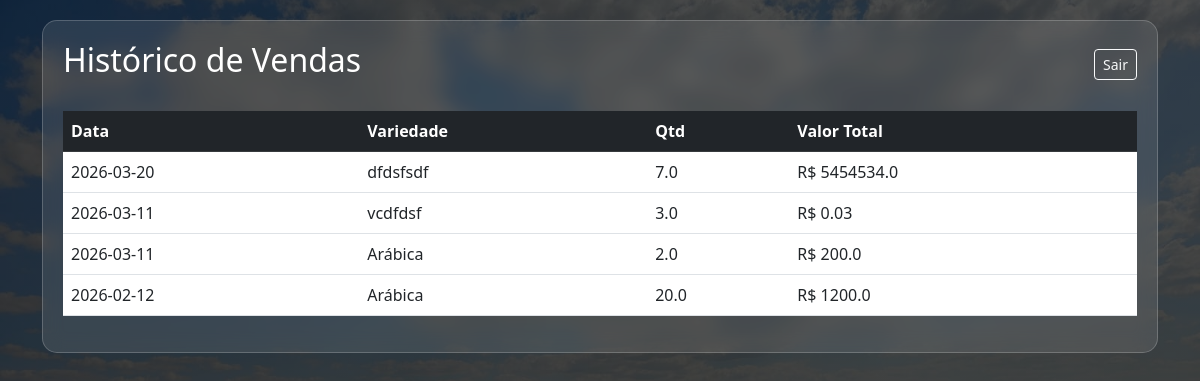
/relatorio_vendas (signed in), run on the app's committed database.
### tables this page shows
CREATE TABLE cafe (
            id INTEGER PRIMARY KEY AUTOINCREMENT,
            data TEXT,
            tipo_movimento TEXT, 
            variedade TEXT,
            quantidade REAL,
            preco_total REAL,
            conta_depositada TEXT,
            dia_deposito TEXT
        );

### app.py (the view)
@app.route('/relatorio_vendas')
def relatorio_vendas():
    verificar_admin()
    vendas = conectar_banco().execute('SELECT * FROM cafe ORDER BY data DESC').fetchall()
    return render_template('relatorio_vendas.html', vendas=vendas)

### app.py (called while the page is built)
def conectar_banco():
    conexao = sqlite3.connect('banco.db')
    conexao.row_factory = sqlite3.Row
    return conexao

def verificar_admin():
    if session.get('nivel') != 'admin':
        abort(403)

### templates/relatorio_vendas.html (shortened to what this page needs)
<!DOCTYPE html>
<html lang="pt-BR">
<head>
    <link href="https://cdn.jsdelivr.net/npm/bootstrap@5.3.0/dist/css/bootstrap.min.css" rel="stylesheet">
</head>
<body>
    <div class="container">
        <div class="glass-panel">
            <div class="d-flex justify-content-between align-items-center mb-4">
                <h2>Histórico de Vendas</h2>
                <a href="/" class="btn btn-outline-light btn-sm">Sair</a>
            </div>
            <div class="table-responsive">
                <table class="table table-hover">
                    <thead class="table-dark">
                        <tr>
                            <th>Data</th>
                            <th>Variedade</th>
                            <th>Qtd</th>
                            <th>Valor Total</th>
                        </tr>
                    </thead>
                    <tbody>
                        {% for venda in vendas %}
                        <tr>
                            <td>{{ venda['data'] }}</td>
                            <td>{{ venda['variedade'] }}</td>
                            <td>{{ venda['quantidade'] }}</td>
                            <td>R$ {{ venda['preco_total'] }}</td>
                        </tr>
                        {% endfor %}
                    </tbody>
                </table>
            </div>
        </div>
    </div>
</body>
</html>

### templates/relatorio_vendas.html (style rules this page uses)
body { background: linear-gradient(rgba(0, 0, 0, 0.7), rgba(0, 0, 0, 0.7)), url('/static/fundo.jpg'); background-size: cover; background-position: center; background-attachment: fixed; min-height: 100vh; color: white; padding: 20px; }
.glass-panel { background: rgba(255, 255, 255, 0.1); backdrop-filter: blur(10px); border-radius: 15px; padding: 20px; border: 1px solid rgba(255, 255, 255, 0.2); }
.table { color: white; }

### data on the page
cafe: data "2026-03-20", variedade "dfdsfsdf", quantidade "7.0", preco_total "5454534.0"
cafe: data "2026-03-11", variedade "vcdfdsf", quantidade "3.0", preco_total "0.03"
cafe: data "2026-03-11", variedade "Arábica", quantidade "2.0", preco_total "200.0"
cafe: data "2026-02-12", variedade "Arábica", quantidade "20.0", preco_total "1200.0"
